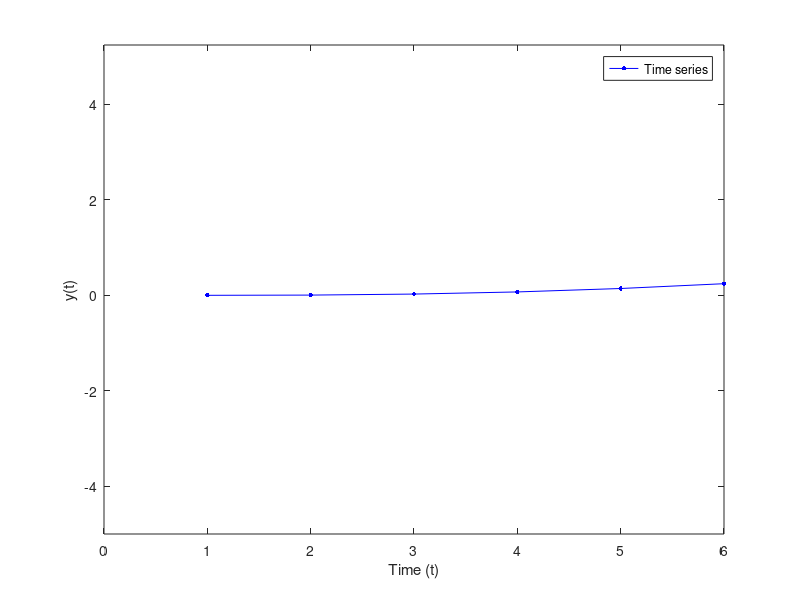

This chart was generated by the following MATLAB code:
%% 
%Script 1.18
%Generate time series 
 
N=input('Give the time series length_:');
t=0:1:N;
A=sqrt(t)/3;
y=A.*A.*A.*sin(2*pi*t/50);
plot(y','b.-','MarkerSize',10);   %plot function
ylim([min(y)-5 max(y)+5])
xlim([0 N+1])
xlabel('Time (t)'); 
ylabel('y(t)');
legend('Time series','Location','Best')

